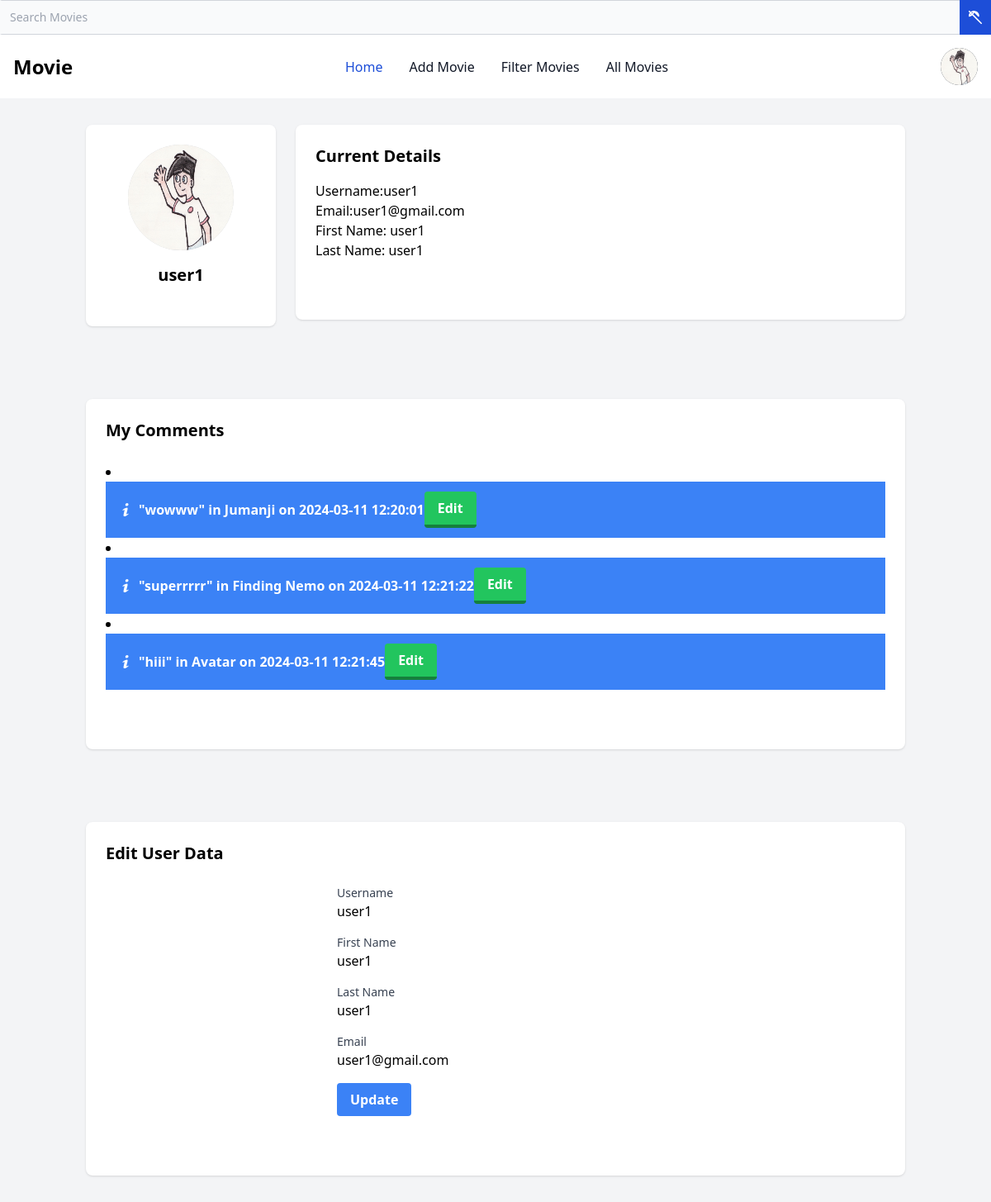
The app's page /user_profile/ (signed in) with its own data.
### authapp/models.py (models this page shows, shortened)
class Profile(models.Model):
    user = models.OneToOneField(User, on_delete=models.CASCADE)
    profile_image = models.ImageField(upload_to='profile_images/', blank=True, null=True)

class Comment(models.Model):
    movie = models.ForeignKey(AddMovie, on_delete=models.CASCADE, related_name='comments')
    user = models.ForeignKey(User, on_delete=models.CASCADE)
    text = models.TextField()
    created_at = models.DateTimeField(auto_now_add=True)
    rating = models.TextField()

class AddMovie(models.Model):
    title = models.CharField(max_length=250, default="SOME STRING")
    release = models.DateTimeField()
    description = models.TextField()
    movie_length = models.IntegerField()
    cover = models.ImageField(upload_to="gallery")
    genre = models.CharField(max_length=250, default="SOME STRING")
    url = models.CharField(max_length=250, default="SOME STRING")
    actor = models.CharField(max_length=250, blank=True, null=True)
    rating = models.CharField(max_length=250, default='SOME STRING')
    comment = models.CharField(max_length=250, default="SOME STRING")
    def __str__(self):
        return self.title

### authapp/views.py (the view)
# urls.py: path('user_profile/', views.user_profile, name='user_profile'),
def user_profile(request):
    user_form = UserChangeForm(instance=request.user)
    if request.method == 'POST':
        user_form = UserChangeForm(request.POST,instance=request.user)
        if user_form.is_valid():
            user_form.save()
            return redirect('user_profile')
    comments = Comment.objects.filter(user=request.user)
    context = {
        'user_form' : user_form,
        'comments' : comments
    }
    return render(request,'user_profile.html',context)

### templates/user_profile.html (shortened to what this page needs)
{% extends 'base.html' %}
{% load static %}
{% block body %}
<div class="bg-gray-100">
    <div class="container mx-auto py-8">
        <div class="grid grid-cols-4 sm:grid-cols-12 gap-6 px-4">
            <div class="col-span-4 sm:col-span-3">
                <div class="bg-white shadow rounded-lg p-6">
                    <div class="flex flex-col items-center">
                        <img src="{{user.profile.profile_image.url}}" class="w-32 h-32 bg-gray-300 rounded-full mb-4 shrink-0">
                        <h1 class="text-xl font-bold">{{user.username}}</h1>
                    </div>
                </div>
            </div>
            <div class="col-span-4 sm:col-span-9">
                <div class="bg-white shadow rounded-lg p-6">
                    <h2 class="text-xl font-bold mb-4">Current Details</h2>
<p>Username:{{request.user.username}}</p>
<p>Email:{{request.user.email}}</p>
<p>First Name: {{ request.user.first_name }}</p>
<p>Last Name: {{ request.user.last_name }}</p>
                </div>
            </div>
        </div>
    </div>
</div>
<div class="bg-gray-100">
    <div class="container mx-auto py-8">
        <div class="grid grid-cols-4 sm:grid-cols-12 gap-6 px-4">
            <div class="col-span-4 sm:col-span-12">
                <div class="bg-white shadow rounded-lg p-6">
                    <h2 class="text-xl font-bold mb-6">My Comments</h2>
                    {% for comment in comments %}
                        <li>
                            <div class="flex items-center bg-blue-500 text-white text-md font-bold px-4 py-3" role="alert">
                                    <p><b>"{{ comment.text }}" </b>  in {{comment.movie}} on {{comment.created_at|date:"Y-m-d H:i:s"}}</p>
                                <button class="bg-green-500 hover:bg-green-400 text-white font-bold py-2 px-4 border-b-4 border-green-700 hover:border-green-500 rounded">    <a href="{% url 'authapp:edit_comment' comment.id %}">Edit</a> </button>
                            </div>
                        </li>
                        {% endfor %}
                </div>
            </div>
        </div>
    </div>
</div>
<div class="bg-gray-100">
    <div class="container mx-auto py-8">
        <div class="grid grid-cols-4 sm:grid-cols-12 gap-6 px-4">
            <div class="col-span-4 sm:col-span-12">
                <div class="bg-white shadow rounded-lg p-6">
                    <h2 class="text-xl font-bold mb-6">Edit User Data</h2>
                            <form method="POST" enctype="multipart/form-data" class="max-w-sm mx-auto">
    <div class="mb-4">
        <label for="id_username" class="block text-sm font-medium text-gray-700">Username</label>
        {{ user_form.username }}
    </div>
    <div class="mb-4">
        <label for="id_first_name" class="block text-sm font-medium text-gray-700">First Name</label>
        {{ user_form.first_name }}
    </div>
    <div class="mb-4">
        <label for="id_last_name" class="block text-sm font-medium text-gray-700">Last Name</label>
        {{ user_form.last_name }}
    </div>
    <div class="mb-4">
        <label for="id_email" class="block text-sm font-medium text-gray-700">Email</label>
        {{ user_form.email }}
    </div>
    <button type="submit" class="bg-blue-500 hover:bg-blue-700 text-white font-bold py-2 px-4 rounded">Update</button>
</form>
                </div>
            </div>
        </div>
    </div>
</div>
{% endblock %}

### templates/base.html (shortened to what this page needs)
{% load static %}
<!DOCTYPE html>
<html lang="en">
<head>
    <script src="https://cdn.tailwindcss.com"></script>
    <link rel="stylesheet" href="{% static 'css/custom.css' %}">
</head>
<body>
<form class="max-w-full mx-fit" method="POST" action="{% url 'authapp:search_movies' %}">
    <div class="flex">
        <div class="relative w-full">
            <input type="text" name="search_query" id="search_query" class="block p-2.5 w-full z-20 text-sm text-gray-900 bg-gray-50 rounded-none border-s-gray-50 border-s-2 border border-gray-300 focus:ring-blue-500 focus:border-blue-500 dark:bg-gray-700 dark:border-s-gray-700  dark:border-gray-600 dark:placeholder-gray-400 dark:text-white dark:focus:border-blue-500" placeholder="Search Movies" required />
            <button type="submit" class="absolute top-0 end-0 p-2.5 text-sm font-medium h-full text-white bg-blue-700 rounded-none border border-blue-700 hover:bg-blue-800 focus:ring-4 focus:outline-none focus:ring-blue-300 dark:bg-blue-600 dark:hover:bg-blue-700 dark:focus:ring-blue-800">
                <svg class="w-4 h-4" aria-hidden="true" xmlns="http://www.w3.org/2000/svg" fill="none" viewBox="0 0 20 20">
                    <path stroke="currentColor" stroke-linecap="round" stroke-linejoin="round" stroke-width="2" d="M19 19-4-4m0-7A7 7 0 1 1 1 8a7 7 0 0 1 14 0Z"/>
                </svg>
            </button>
        </div>
    </div>
</form>
<nav class="bg-white border-gray-200 dark:bg-gray-900">
  <div class="max-w-screen-xl flex flex-wrap items-center justify-between mx-auto p-4">
  <a href="https://flowbite.com/" class="flex items-center space-x-3 rtl:space-x-reverse">
      <span class="self-center text-2xl font-semibold whitespace-nowrap dark:text-white">Movie</span>
  </a>
  <div class="flex items-center md:order-2 space-x-3 md:space-x-0 rtl:space-x-reverse">
      <button type="button" class="flex text-sm bg-gray-800 rounded-full md:me-0 focus:ring-4 focus:ring-gray-300 dark:focus:ring-gray-600" id="user-menu-button" aria-expanded="false" data-dropdown-toggle="user-dropdown" data-dropdown-placement="bottom">
        <img class="w-8 h-8 rounded-full" src="{{user.profile.profile_image.url}}" alt="user photo" style="width:45px;height:45px;">
  </div>
  <div class="items-center justify-between hidden w-full md:flex md:w-auto md:order-1" id="navbar-user">
    <ul class="flex flex-col font-medium p-4 md:p-0 mt-4 border border-gray-100 rounded-lg bg-gray-50 md:space-x-8 rtl:space-x-reverse md:flex-row md:mt-0 md:border-0 md:bg-white dark:bg-gray-800 md:dark:bg-gray-900 dark:border-gray-700">
      <li>
        <a href="{% url 'authapp:index' %}" class="block py-2 px-3 text-white bg-blue-700 rounded md:bg-transparent md:text-blue-700 md:p-0 md:dark:text-blue-500" aria-current="page">Home</a>
      </li>
      <li>
        <a href="{% url 'authapp:add_movie' %}" class="block py-2 px-3 text-gray-900 rounded hover:bg-gray-100 md:hover:bg-transparent md:hover:text-blue-700 md:p-0 dark:text-white md:dark:hover:text-blue-500 dark:hover:bg-gray-700 dark:hover:text-white md:dark:hover:bg-transparent dark:border-gray-700">Add Movie</a>
      </li>
      <li>
        <a href="{% url 'authapp:filter_movies' %}" class="block py-2 px-3 text-gray-900 rounded hover:bg-gray-100 md:hover:bg-transparent md:hover:text-blue-700 md:p-0 dark:text-white md:dark:hover:text-blue-500 dark:hover:bg-gray-700 dark:hover:text-white md:dark:hover:bg-transparent dark:border-gray-700">Filter Movies</a>
      </li>
      <li>
        <a href="{% url 'authapp:all_movies' %}" class="block py-2 px-3 text-gray-900 rounded hover:bg-gray-100 md:hover:bg-transparent md:hover:text-blue-700 md:p-0 dark:text-white md:dark:hover:text-blue-500 dark:hover:bg-gray-700 dark:hover:text-white md:dark:hover:bg-transparent dark:border-gray-700">All Movies</a>
      </li>
    </ul>
  </div>
  </div>
</nav>
{% block body %}
{% endblock %}
</body>
</html>

### records on screen
Comment: text "wowww", movie "Jumanji", created_at "2024-03-11 12:20:01"
Comment: text "superrrrr", movie "Finding Nemo", created_at "2024-03-11 12:21:22"
Comment: text "hiii", movie "Avatar", created_at "2024-03-11 12:21:45"

### other values on screen
{{ user.username }} "user1"
{{ request.user.username }} "user1"
{{ request.user.email }} "user1@gmail.com"
{{ request.user.first_name }} "user1"
{{ request.user.last_name }} "user1"
